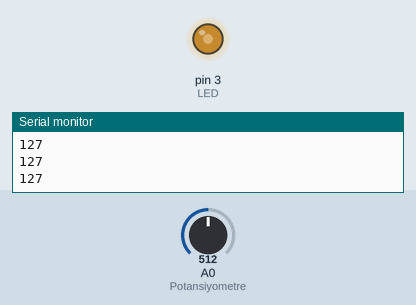
Simulated run of this sketch. Board: Arduino Uno, built with avr-gcc and run on an emulated ATmega328P. On the bench: output pins drawn as LEDs (lit = HIGH), the last lines printed to the serial monitor. The test bench sets the inputs (shaded band); at power-on: A0 (Potansiyometre) = 512.

Above: at 1.2 s.
1.3 s: A0 (Potansiyometre) set to 716
At 2.5 s:
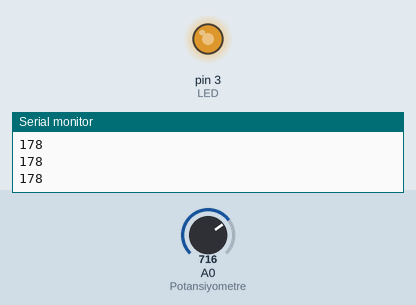
2.8 s: A0 (Potansiyometre) set to 900
At 4.0 s:
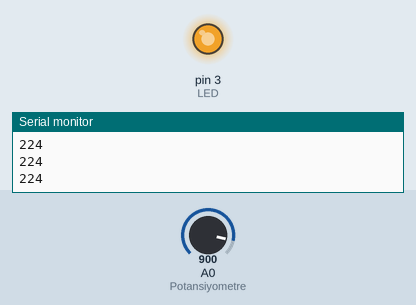
4.3 s: A0 (Potansiyometre) set to 122
At 5.5 s:
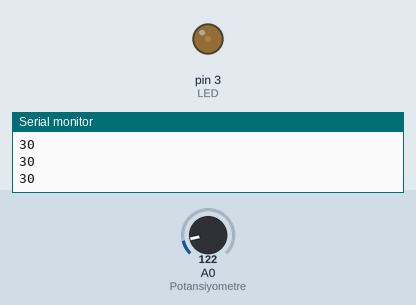
5.8 s: A0 (Potansiyometre) set to 0
At 7.0 s:
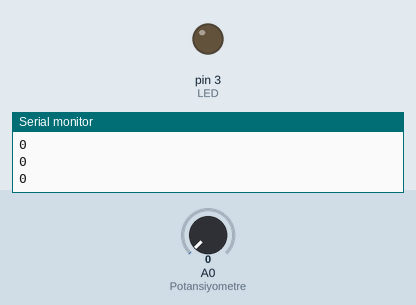
7.3 s: A0 (Potansiyometre) set to 511
At 8.5 s:
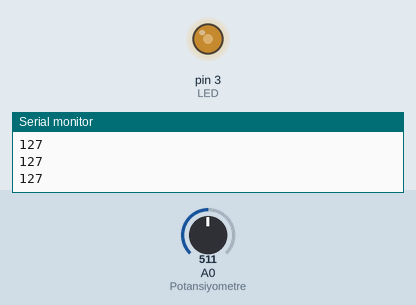
Timing chart, 0 to 9.8 s (numbered marks = the images above; inputs shaded):
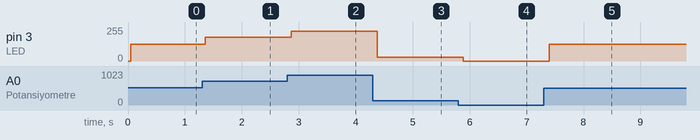

The sketch:

arduino-potansiyometre-led.ino
```cpp
/*
*******************************************************************************************
**                                                                                       **
**                                    Arduino 2.Proje                                    **
**                             LED ve Potansiyometre Kullanımı                           **
**                                                                                       **
**                                                                                       **
**                                          Cihat                                        **
**                                                                                       **
*******************************************************************************************
*/
void setup()
{
  pinMode(A0,INPUT);  // Potansiyometre'yi A0 pinine bapladık.
  pinMode(3, OUTPUT); //LED'in bağlı olduğu pin.
  Serial.begin(9600); //Serial Monitör ekranına ne sıklıkta veri düşecek.
}

void loop()

{
 int konum = analogRead(A0); // ''konum'' değişkenimizin sahip olacağı değer Potansiyometre'nin gönderdiği sayı.
 konum = map(konum,0,1023,0,255); //0-1023 arasındaki değere sahip olan değişkenimizi 0-255'e düşmeye ayarladık.
 Serial.println(konum); // Serial Monitor'de konum değişkenimizin sahip olduğu değeri gösterecek.
 delay(50); //50 milisaniye gecikme uyguluyoruz.
 analogWrite(3, konum); // 3. pine LED'e güç veriyoruz.
}
```

Measured:
- after the input at 1.3 s, pin 3 (LED): 127/255 → 178/255 after 0.06 s
- after the input at 2.8 s, pin 3 (LED): 178/255 → 224/255 after 0.07 s
- after the input at 4.3 s, pin 3 (LED): 224/255 → 30/255 after 0.08 s
- after the input at 5.8 s, pin 3 (LED): 30/255 → 0/255 after 0.09 s
- after the input at 7.3 s, pin 3 (LED): 0/255 → 127/255 after 0.10 s
